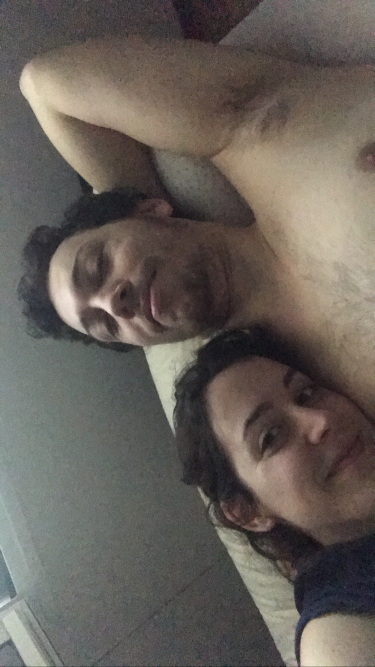
#> input picture fotos/1C0F5AF8-E911-42BC-88CD-DF4B5944BE23.jpg, 750 x 1334 px (shown at 1/2 size)
$ python detect_lsh.py --inputdir fotos   (older library calls are emulated)
#> lines starting #> are read from the running program, lines starting #| are printed output that depends on the picture
import argparse
import sys
from os import listdir
from os.path import isfile, join
from typing import Dict, List, Tuple

import imagehash
import numpy as np
from PIL import Image


def calculate_signature(image_file: str, hash_size: int) -> np.ndarray:
    """
    Calculate the dhash signature of a given file

    Args:
        image_file: the image (path as string) to calculate the signature for
        hash_size: hash size to use, signatures will be of length hash_size^2

    Returns:
        Image signature as Numpy n-dimensional array or None if the file is not a PIL recognized image
    """
#> called with hash_size = 16
    pil_image = Image.open(image_file).convert("L").resize(
                        (hash_size+1, hash_size),
                        Image.Resampling.LANCZOS)
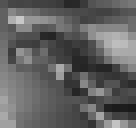
#> pil_image: PIL image 17x16 L (shown 8 times larger); min 25, max 200, mean 97
                        # Image.ANTIALIAS)
    dhash = imagehash.dhash(pil_image, hash_size)
    signature = dhash.hash.flatten()
    pil_image.close()
    return signature


def find_near_duplicates(input_dir: str, threshold: float, hash_size: int, bands: int) -> List[Tuple[str, str, float]]:
    """
    Find near-duplicate images

    Args:
        input_dir: Directory with images to check
        threshold: Images with a similarity ratio >= threshold will be considered near-duplicates
        hash_size: Hash size to use, signatures will be of length hash_size^2
        bands: The number of bands to use in the locality sensitve hashing process

    Returns:
        A list of near-duplicates found. Near duplicates are encoded as a triple: (filename_A, filename_B, similarity)
    """
    rows: int = int(hash_size**2/bands)
    signatures = dict()
    hash_buckets_list: List[Dict[str, List[str]]] = [dict() for _ in range(bands)]

    # Build a list of candidate files in given input_dir
    file_list = [join(input_dir, f) for f in listdir(input_dir) if isfile(join(input_dir, f))]

    # Iterate through all files in input directory
    for fh in file_list:
        try:
            signature = calculate_signature(fh, hash_size)
        except IOError:
            # Not a PIL image, skip this file
            print('error:', fh)
            continue

        # Keep track of each image's signature
        signatures[fh] = np.packbits(signature)

        # Locality Sensitive Hashing
        for i in range(bands):
            signature_band = signature[i*rows:(i+1)*rows]
            signature_band_bytes = signature_band.tobytes()
            if signature_band_bytes not in hash_buckets_list[i]:
                hash_buckets_list[i][signature_band_bytes] = list()
            hash_buckets_list[i][signature_band_bytes].append(fh)

    # Build candidate pairs based on bucket membership
    candidate_pairs = set()
    for hash_buckets in hash_buckets_list:
        for hash_bucket in hash_buckets.values():
            if len(hash_bucket) > 1:
                hash_bucket = sorted(hash_bucket)
                for i in range(len(hash_bucket)):
                    for j in range(i+1, len(hash_bucket)):
                        candidate_pairs.add(
                            tuple([hash_bucket[i],hash_bucket[j]])
                        )

    # Check candidate pairs for similarity
    near_duplicates = list()
    for cpa, cpb in candidate_pairs:
        hd = sum(np.bitwise_xor(
                np.unpackbits(signatures[cpa]),
                np.unpackbits(signatures[cpb])
        ))
        similarity = (hash_size**2 - hd) / hash_size**2
        if similarity > threshold:
            near_duplicates.append((cpa, cpb, similarity))

    # Sort near-duplicates by descending similarity and return
    near_duplicates.sort(key=lambda x:x[2], reverse=True)
    return near_duplicates


def main(argv):
    # Argument parser
    parser = argparse.ArgumentParser(description="Efficient detection of near-duplicate images using locality sensitive hashing")
    parser.add_argument("-i", "--inputdir", type=str, default="", help="directory containing images to check")
    parser.add_argument("-t", "--threshold", type=float, default=0.9, help="similarity threshold")
    parser.add_argument("-s", "--hash-size", type=int, default=16, help="hash size to use, signature length = hash_size^2", dest="hash_size")
    parser.add_argument("-b", "--bands", type=int, default=16, help="number of bands")

    args = parser.parse_args()
    input_dir = args.inputdir
    threshold = args.threshold
    hash_size = args.hash_size
    bands = args.bands

    try:
        near_duplicates = find_near_duplicates(input_dir, threshold, hash_size, bands)
        if near_duplicates:
            print(f"Found {len(near_duplicates)} near-duplicate images in {input_dir} (threshold {threshold:.2%})")
            for a,b,s in near_duplicates:
                print(f"{s:.2%} similarity: file 1: {a} - file 2: {b}")
        else:
            print(f"No near-duplicates found in {input_dir} (threshold {threshold:.2%})")
    except OSError:
        print(f"Couldn't open input directory {input_dir}")


if __name__ == "__main__":
    main(sys.argv)
#> (the call stopped at in calculate_signature, `dhash = imagehash.dhash(pil_image, hash_size)`: imagehash is not available in this run)

$ run again, on fotos/1ec04adc-6616-4d63-9eb2-549e73841c97.jpg
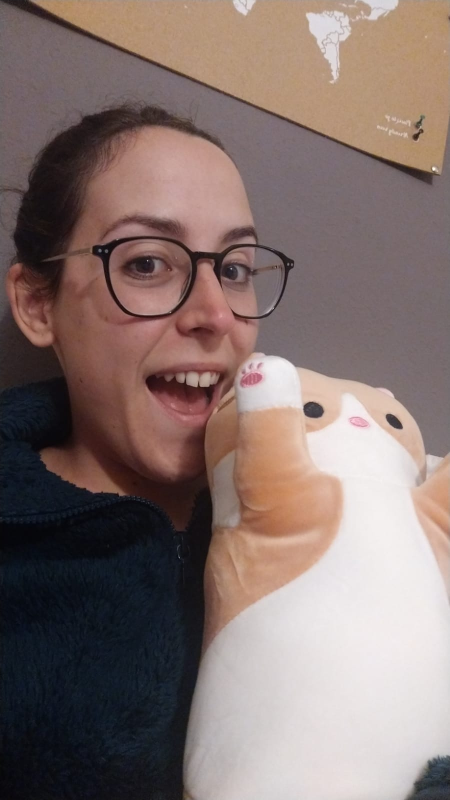
#> input picture fotos/1ec04adc-6616-4d63-9eb2-549e73841c97.jpg, 900 x 1600 px (shown at 1/2 size)
#> in calculate_signature, `pil_image = Image.open(image_file).convert("L").resize( (hash_size+1, ..`:
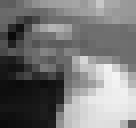
#> pil_image: PIL image 17x16 L (shown 8 times larger); min 9, max 244, mean 118.8

$ run again, on fotos/2e2f160b-806d-4053-ad85-6e43f53399ad.jpg
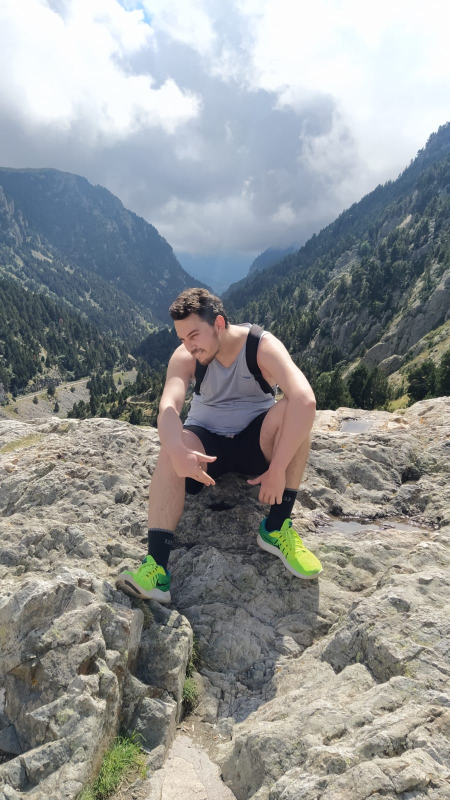
#> input picture fotos/2e2f160b-806d-4053-ad85-6e43f53399ad.jpg, 899 x 1600 px (shown at 1/2 size)
#> in calculate_signature, `pil_image = Image.open(image_file).convert("L").resize( (hash_size+1, ..`:
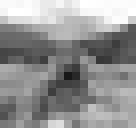
#> pil_image: PIL image 17x16 L (shown 8 times larger); min 24, max 255, mean 147

$ run again, on fotos/3a509462-2b29-4cc1-af63-b2a89ec47102.jpg
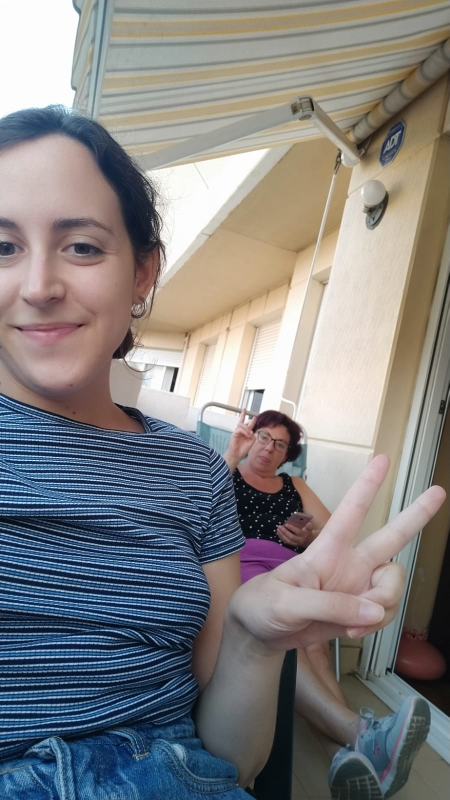
#> input picture fotos/3a509462-2b29-4cc1-af63-b2a89ec47102.jpg, 899 x 1600 px (shown at 1/2 size)
#> in calculate_signature, `pil_image = Image.open(image_file).convert("L").resize( (hash_size+1, ..`:
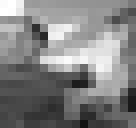
#> pil_image: PIL image 17x16 L (shown 8 times larger); min 18, max 255, mean 130.1
